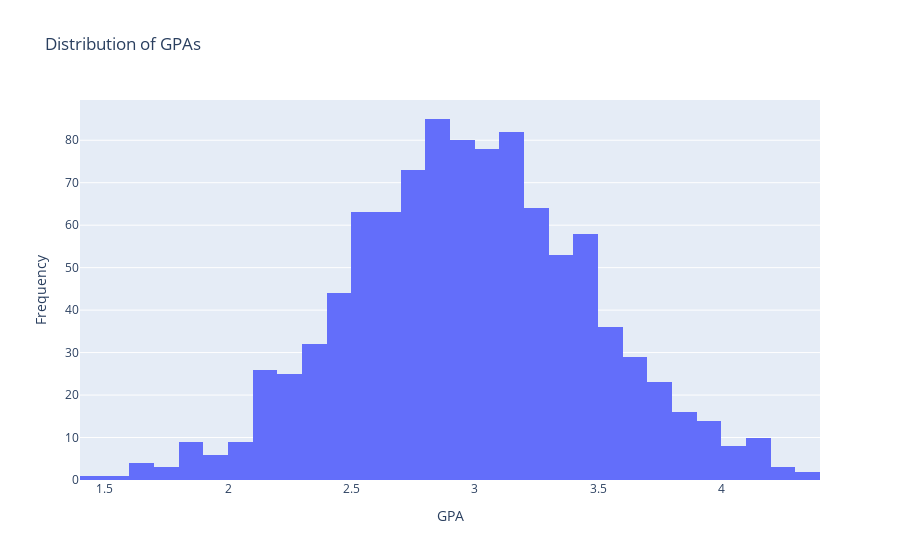

Here is the notebook cell this chart was saved with:
### Code cell
import plotly.graph_objects as go
import numpy as np

# Generate synthetic GPA data
np.random.seed(0)
gpa_data = np.random.normal(3.0, 0.5, 1000)  # Normal distribution centered around 3.0

# Create histogram
fig = go.Figure(data=[go.Histogram(x=gpa_data, nbinsx=30)])
fig.update_layout(title='Distribution of GPAs',
                  xaxis_title='GPA',
                  yaxis_title='Frequency')
fig.show()

### Figure 1 — Plotly figure (JSON) as saved in the notebook; plotly's stock layout.template omitted (floating-point values rounded to 4 significant figures; data arrays with more than 128 entries replaced by an {"elided": "..."} marker saying what was removed)
{"data": [{"nbinsx": 30, "type": "histogram", "x": {"elided": "1000 float values"}}], "layout": {"title": {"text": "Distribution of GPAs"}, "xaxis": {"title": {"text": "GPA"}}, "yaxis": {"title": {"text": "Frequency"}}}}
